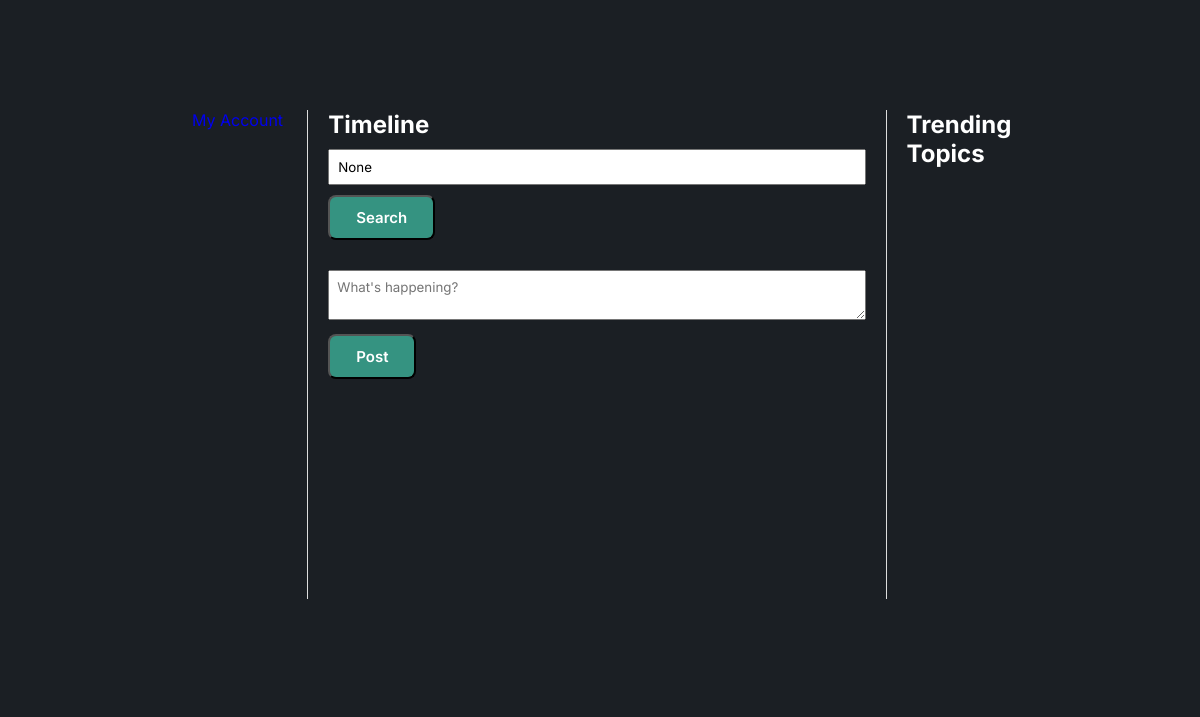
Page /home on the earlier database version.
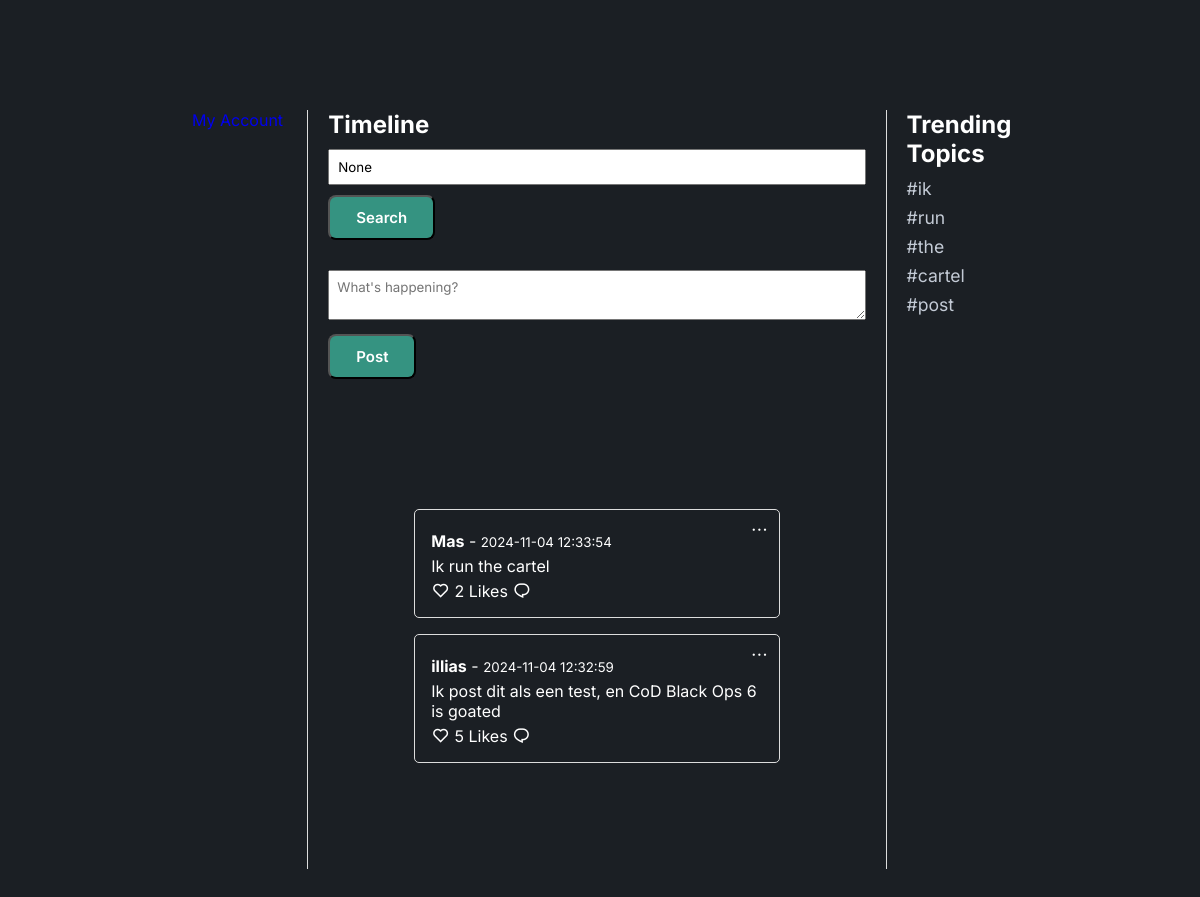
Same page on the later database version.
### app/models.py (models this page shows, shortened)
class Post(db.Model):
    id = db.Column(db.Integer, primary_key=True)
    username = db.Column(db.String(50), nullable=False)
    content = db.Column(db.String(280), nullable=False)
    timestamp = db.Column(db.DateTime, default=datetime.utcnow)
    like_count = db.Column(db.Integer, default=0)
    topics = db.Column(db.String(200))
    comments = db.relationship('Comment', backref='post', cascade="all, delete-orphan")

### app/routes.py (the view)
@main.route('/home')
def home():
    search_query = request.args.get('query')
    if search_query:
        posts = Post.query.filter(
            (Post.username.contains(search_query)) |
            (Post.content.contains(search_query))
        ).order_by(Post.timestamp.desc()).all()
    else:
        posts = Post.query.order_by(Post.timestamp.desc()).all()
    trending_topics = get_trending_topics(posts)
    return render_template('home.html', posts=posts, search_query=search_query, trending_topics=trending_topics)

### app/routes.py (called while the page is built)
def get_trending_topics(posts, num_trends=5):
    words = []
    for post in posts:
        words.extend(post.content.lower().split())
    common_words = Counter(words).most_common(num_trends)
    trending_topics = [word for word, _ in common_words]
    return trending_topics

### app/templates/home.html (shortened to what this page needs)
<!DOCTYPE html>
<html lang="en">
  <head>
    <link rel="stylesheet" href="{{ url_for('static', filename='stylesheet.css') }}" />
    <link href="https://cdn.jsdelivr.net/npm/remixicon@4.3.0/fonts/remixicon.css" rel="stylesheet" />
  </head>
  <body>
    <section>
      <div class="container">
        <div class="main-content">
        <div class="navbar">
          <a href="{{ url_for('main.view_account') }}" class="account-link">My Account</a>
        </div>
          <div class="timeline-content">
            <h1>Timeline</h1>
            <form action="{{ url_for('main.home') }}" method="GET">
              <input type="text" name="query" placeholder="Search posts..." value="{{ search_query }}" />
              <button type="submit" class="i-btn">Search</button>
            </form>
            <form action="{{ url_for('main.post') }}" method="POST">
              <textarea name="content" placeholder="What's happening?" maxlength="280" required></textarea>
              <button type="submit" class="i-btn">Post</button>
            </form>
            <section id="posts">
              {% for post in posts %}
              <div class="post">
                <div class="dropdown">
                  <i class="ri-more-line" onclick="toggleOptionsDropdown('{{ post.id }}')"></i>
                </div>
                <p><strong>{{ post.username }}</strong> - <small>{{ post.timestamp.strftime('%Y-%m-%d %H:%M:%S') }}</small></p>
                <p>{{ post.content }}</p>
                <form action="{{ url_for('main.like_post', post_id=post.id) }}" method="POST" style="display: inline">
                  <button type="submit"><i class="ri-heart-line"></i></button>
                  <span>{{ post.like_count }} Likes</span>
                </form>
                <button id="toggle-btn-{{ post.id }}" onclick="toggleComments('{{ post.id }}')">
                  <i class="ri-chat-1-line" id="comment-icon-{{ post.id }}"></i>
                </button>
              </div>
              {% endfor %}
            </section>
          </div>
          <div class="trending-topics">
            <h2>Trending Topics</h2>
            <ul>
              {% for topic in trending_topics %}
              <li>#{{ topic }}</li>
              {% endfor %}
            </ul>
          </div>
        </div>
    </section>
  </body>
</html>

### app/static/stylesheet.css (style rules this page uses)
* { padding: 0; margin: 0; box-sizing: border-box; font-family: "Inter", sans-serif; text-decoration: none; list-style: none; scroll-behavior: smooth; }
:root { --text-color: #fff; --bg-color: #1b1f24; --secong-bg-color: #22282f; --third-bg-color: #2d343f; --main-color: #359381; --second-color: #c3cad5; --tertiary-color: #93dfd5; --h1-font: 4.5rem; --h2-font: 2.9rem; --p-font: 1rem; }
body { color: var(--text-color); background: var(--bg-color); overflow-x: hidden; }
section { padding: 110px 16% 90px; background: var(--bg-color); }
.i-btn { display: inline-block; cursor: pointer; padding: 11px 26px; background: var(--main-color); color: var(--text-color); border-radius: 8px; font-size: 15px; font-weight: 600; transition: all 0.5s ease; }
.container { display: flex; justify-content: space-between; max-width: 100%; margin: 0 auto; }
.main-content { display: flex; width: 100%; }
.navbar { width: 15%; padding-right: 20px; border-right: 1px solid #ddd; }
.timeline-content { width: 75%; padding-right: 20px; padding-left: 20px; }
.trending-topics { width: 15%; padding-left: 20px; border-left: 1px solid #ddd; }
.trending-topics h2 { font-size: 1.5em; margin-bottom: 10px; color: var(--text-color); }
.trending-topics ul { list-style-type: none; }
.trending-topics ul li { font-size: 1.1em; color: var(--second-color); margin-bottom: 8px; }
form { margin-bottom: 20px; }
input, textarea { width: 100%; margin: 10px 0; padding: 8px; box-sizing: border-box; }
.post { position: relative; padding: 1rem; margin-bottom: 1rem; border: 1px solid #ddd; border-radius: 5px; }
.post p { margin: 5px 0; }
.post i { font-size: 18px; color: var(--text-color); cursor: pointer; }
.post button { background-color: transparent; color: var(--text-color); border: none; border-radius: 5px; cursor: pointer; }
.dropdown { position: absolute; top: 10px; right: 10px; }

Differences in the rows shown:
added Post: username "Mas", timestamp "2024-11-04 12:33:54", content "Ik run the cartel", like_count "2"
added Post: username "illias", timestamp "2024-11-04 12:32:59", content "Ik post dit als een test, en CoD Black Ops 6 is goated", like_count "5"
Other differences:
new list line: "# ik"
new list line: "# run"
new list line: "# the"
new list line: "# cartel"
new list line: "# post"
